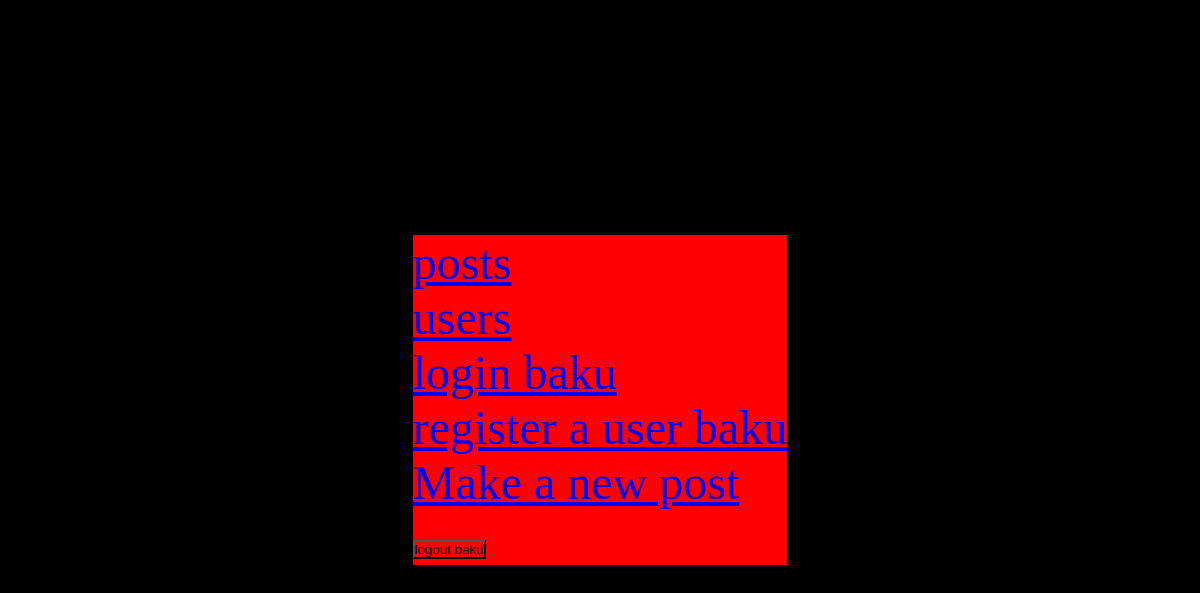
Page /post/ (signed in) on the earlier database version.
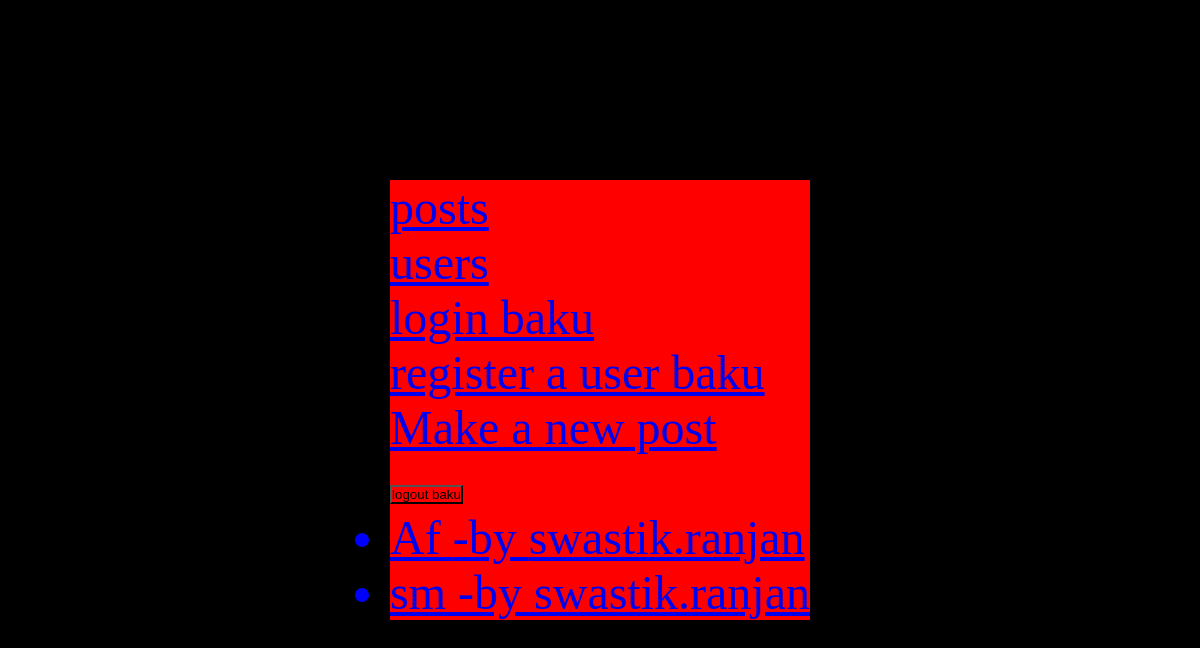
Same page on the later database version.
### post/models.py (models this page shows, shortened)
class Post(models.Model):
    title = models.CharField(max_length=64)
    author = models.ForeignKey(User,on_delete=models.CASCADE,default=None)
    body = models.TextField()
    slug = models.SlugField()
    date = models.DateTimeField(auto_now_add=True)
    banner = models.ImageField(default='fallback.jpg',blank=True)

### post/views.py (the view)
# urls.py: path('', views.post_page,name='posts'),
def post_page(request):
    posts = Post.objects.filter(author=request.user)
    return render(request,'post/posts.html', {"posts": posts})

### post/templates/post/posts.html (shortened to what this page needs)
{% extends "base.html"%}
{%block content %}
{% for post in posts %}
<ul>
 <li> <a href = "{%url 'post' slug=post.slug%}">{{post.title}}
  {{post.name}}-by {{post.author}} </a></li>
</ul>
{% endfor %}
{%endblock %}

### templates/base.html (shortened to what this page needs)
<!DOCTYPE html>
{% load static %}
<html lang="en">
<head>
    <link  rel='stylesheet' href = "{% static 'css/style.css' %}" >
</head>
<body>
<navbar>
  <nav><a href = "{% url 'posts'%}">posts</a></nav>
 <nav><a href = "{% url 'user'%}">users</a></nav>
    <nav><a href = "{%url 'login'%}" >login baku </a></nav>
    <nav> <a href = "{%url 'register'%}">register a user baku</a></nav>
        <nav><a href = "{%url 'new-post' %}"> Make a new post</a>    </nav>
        <nav><form action = "{%url 'logout'%}"  method = 'POST'>
           <button>logout baku</button>  </form></nav>
</navbar>
{%block content %}{%endblock %}
</body>
</html>

### static/css/style.css (style rules this page uses)
* { margin: 0; padding: 0; box-sizing: border-box; background-color: red; }
body { min-height: 100vh; display: grid; place-content: center; font-size: 3rem; background-color: black; color: blue; }

Differences in the rows shown:
now on this page (row edited): Post: title "Af", author "swastik.ranjan"
added Post: title "sm", author "swastik.ranjan"
